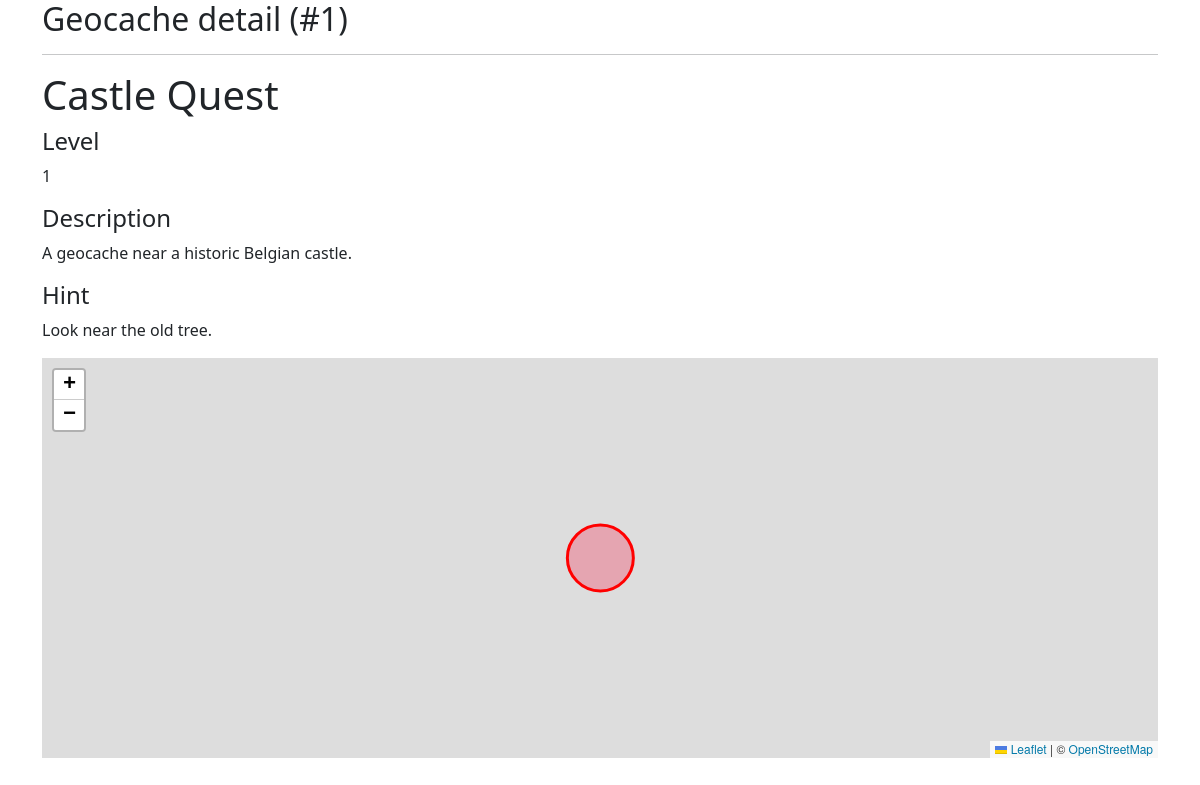
The app's page /detail.php with its own data.
### tables this page shows
CREATE TABLE `geocaches` (
  `id` int unsigned NOT NULL AUTO_INCREMENT,
  `name` varchar(255) NOT NULL,
  `description` longtext,
  `hint` varchar(255) DEFAULT NULL,
  `latitude` double NOT NULL,
  `longitude` double NOT NULL,
  `level_id` int NOT NULL,
  PRIMARY KEY (`id`)
);

### db.inc.php (called while the page is built, shortened)
<?php
function connectToDB()
{
    $db_host = '127.0.0.1';
    $db_user = 'root';
    $db_password = 'root';
    $db_db = 'phpbasis';
    $db_port = 8889;
    try {
        $db = new PDO('mysql:host=' . $db_host . '; port=' . $db_port . '; dbname=' . $db_db, $db_user, $db_password);
    } catch (PDOException $e) {
        echo "Error!: " . $e->getMessage() . "<br />";
        die();
    }
    $db->setAttribute(PDO::ATTR_EMULATE_PREPARES, FALSE);
    return $db;
}
function getGeoCacheById(int $id): array|bool
{
    $sql = "SELECT geocaches.* FROM geocaches
    WHERE geocaches.id = :id;";
    $stmt = connectToDB()->prepare($sql);
    $stmt->execute([
        ":id" => $id
    ]);
    return $stmt->fetch(PDO::FETCH_ASSOC);
}

### detail.php (the view, shortened to what this page needs)
<?php
require('db.inc.php');
$item = getGeoCacheById(1);
?>
<!doctype html>
<html lang="en">
<head>
    <link href="https://cdn.jsdelivr.net/npm/bootstrap@5.3.3/dist/css/bootstrap.min.css" rel="stylesheet">
    <link rel="stylesheet" href="https://cdn.jsdelivr.net/npm/bootstrap-icons@1.11.3/font/bootstrap-icons.css">
    <link rel="stylesheet" href="https://unpkg.com/leaflet@1.9.4/dist/leaflet.css"
 />
</head>
<body>
    <div class="container">
        <main>
            <h2>Geocache detail (#<?= $item['id']; ?>)</h2>
            <hr />
            <h1>
                <?= $item['name']; ?>
            </h1>
            <h4>Level</h4>
            <p>
                <?= $item['level_id']; ?>
            </p>
            <h4>Description</h4>
            <p>
                <?= $item['description']; ?>
            </p>
            <h4>Hint</h4>
            <p>
                <?= $item['hint']; ?>
            </p>
            <div id="map"></div>
        </main>
    </div>
</body>
</html>

### detail.php (style rules this page uses)
#map { height: 400px; }

### records on screen
geocaches: name "Castle Quest", level "1", description "A geocache near a historic Belgian castle.", hint "Look near the old tree."
